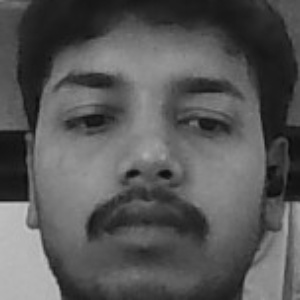
#> input picture dataset/1.jpg, 300 x 300 px, given in place of the camera
$ python dataset.py
#> lines starting #> are read from the running program, lines starting #| are printed output that depends on the picture
import cv2
import numpy as np

face_classifier = cv2.CascadeClassifier('C:/Users/84097/AppData/Local/Programs/Python/Python312/Lib/site-packages/cv2/data/haarcascade_frontalface_default.xml')
def face_extractor(img):
    gray = cv2.cvtColor(img,cv2.COLOR_BGR2GRAY)
    faces = face_classifier.detectMultiScale(gray,1.3,5)

    # if faces is():
    #     return None

    if len(faces) == 0:  # Corrected condition
        return None

    for(x,y,w,h) in faces:
        cropped_face = img[y:y+h, x:x+w]

    return cropped_face

cap = cv2.VideoCapture(0)
count = 0

while True:
    ret, frame = cap.read()
#> frame is the input picture: shape (300, 300, 3); min 10, max 197, mean 87.6
    if not ret:
        print("face is not recognition")
        continue  # skip the next iteration if frame is not captured
    # [12 lines of commented-out code are left out]


    if face_extractor(frame) is not None:
#> in face_extractor, `faces = face_classifier.detectMultiScale(gray,1.3,5)`: faces = [[16, 18, 255, 255]]
#> the loop in face_extractor, `for(x,y,w,h) in faces:` made 1 pass
#> pass 1, in face_extractor, `cropped_face = img[y:y+h, x:x+w]`:
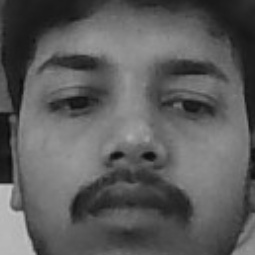
#> cropped_face: shape (255, 255, 3); min 10, max 195, mean 92.1
        count = count+1
#> count = 1
        face = cv2.resize(face_extractor(frame),(300,300))
#> the loop in face_extractor (call 2), `for(x,y,w,h) in faces:` made 1 pass
        face = cv2.cvtColor(face, cv2.COLOR_BGR2GRAY)
#> face: shape (300, 300)

        file_name_path = 'D:/pythontut/smart_attandance/dataset/'+str(count)+'.jpg'

        cv2.imwrite(file_name_path,face)

        cv2.putText(face,str(count),(50,50),cv2.FONT_HERSHEY_COMPLEX,1,(0,255,0),2)
#> face: shape (300, 300); min 0, max 195, mean 91.9
        cv2.imshow('face cropper',face)

    else:
        print("face not found")
        pass

    if cv2.waitKey(1)==13 or count==100:
#> (key Esc is pressed here)
        break

cap.release
cv2.destroyAllWindows()
